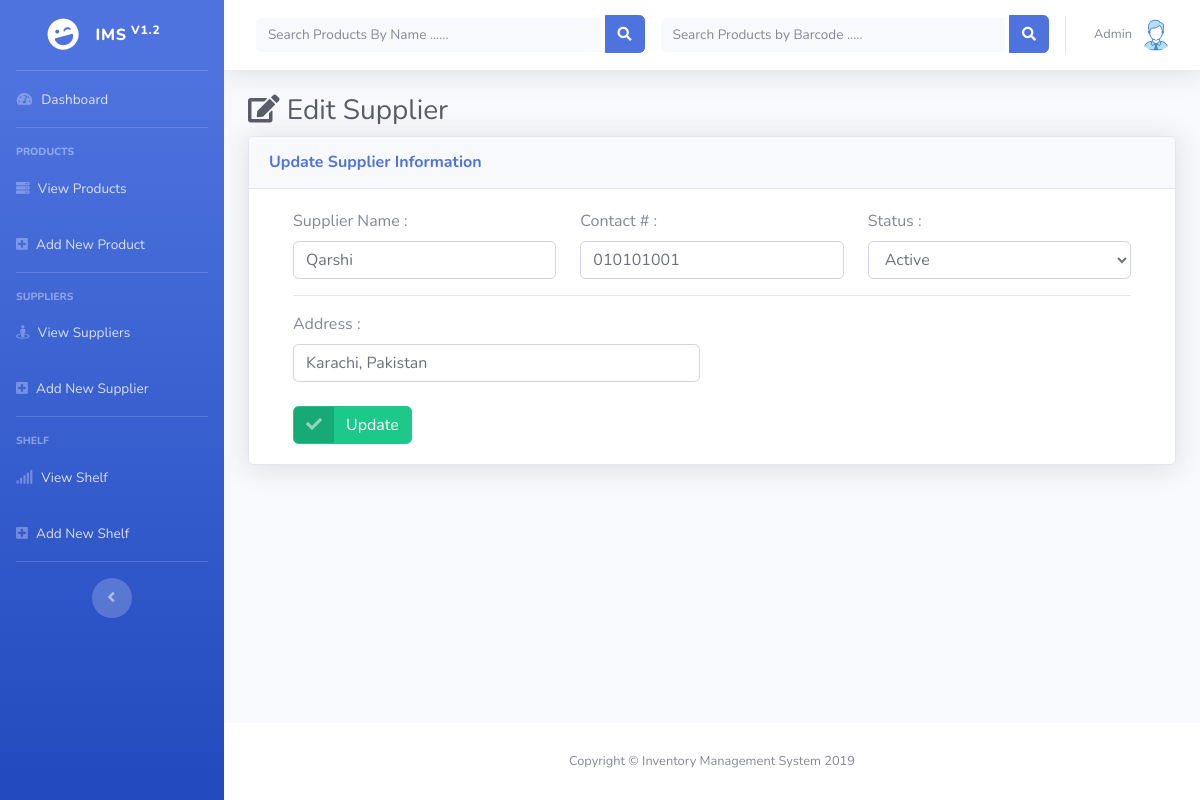
Screenshot of /editSupplier.php?supplier=8 (signed in) with the database file from the repository.
### tables this page shows
CREATE TABLE IF NOT EXISTS `supplier` (
  `supplier_id` int(11) NOT NULL AUTO_INCREMENT,
  `name` varchar(25) NOT NULL,
  `contact` varchar(25) NOT NULL,
  `address` varchar(50) NOT NULL,
  `status` tinyint(1) NOT NULL DEFAULT '1',
  PRIMARY KEY (`supplier_id`)
);

### include/Supplier.php (the view, shortened to what this page needs)
<?php
    class Supplier
    {
        public $conn;
        public function __construct($db){
            $this->conn = $db;
        }
        public function getSupplier($id)
        {
            $sql = "SELECT * from supplier WHERE supplier_id = '$id'";
            if($result = mysqli_query($this->conn,$sql))
            {
                if (mysqli_num_rows($result) > 0) {
                    while ($row = mysqli_fetch_array($result)) {
                        echo '  <div class="row">
                        <div class="col-sm">
                            <label for="name">Supplier Name : </label>
                            <input type="text" class="form-control" name="name" id="name" value="'.$row['name'].'" required>
                        </div>
                        <div class="col-sm">
                            <label for="contact">Contact #  : </label>
                            <input type="text" class="form-control" name="contact" id="contact" value="'.$row['contact'].'"  required>
                        </div>
                        <div class="col-sm">
                            <label for="quantity">Status  : </label>
                            <select class="form-control" required name="status">
                                <option value="1">Active</option>
                                <option value="0">InActive</option>
                            </select>
                        </div>
                    </div>
                    <hr/>
                    <div class="row">
                        <div class="col-sm">
                            <label for="address">Address  : </label>
                            <input type="text" class="form-control" value="'.$row['address'].'"  name="address" id="address" required>
                        </div>
                        <div class="col-sm">
                        </div>
                    </div>';
                    }
                }
            }
        }
    }
?>

### rows the page displays
supplier: name "Qarshi", contact "010101001", address "Karachi, Pakistan"
